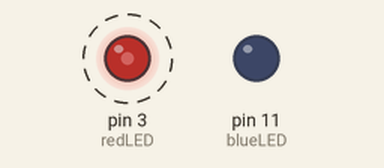
A sketch run on a simulated Arduino Uno, built with avr-gcc and run on an emulated ATmega328P. Parts: output pins drawn as LEDs (lit = HIGH). Dashed ring = blinking.

Above: at 0.05 s.
Timing chart, 0 to 4.6 s (numbered marks = the images above):
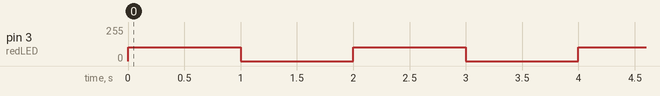

Measured:
- by itself, pin 3 (redLED): alternates 102/255 for 1.0 s and 0/255 for 1.0 s

The sketch:

Led.ino
```cpp
int redLED=3;
int blueLED=11;


void setup() {
  // put your setup code here, to run once:
  pinMode(redLED, OUTPUT);
  pinMode(blueLED, OUTPUT);


}

void loop() {
  // put your main code here, to run repeatedly:
  analogWrite(redLED, 102);
  delay(1000);
  analogWrite(redLED,0);
  delay(1000);


   }
```
